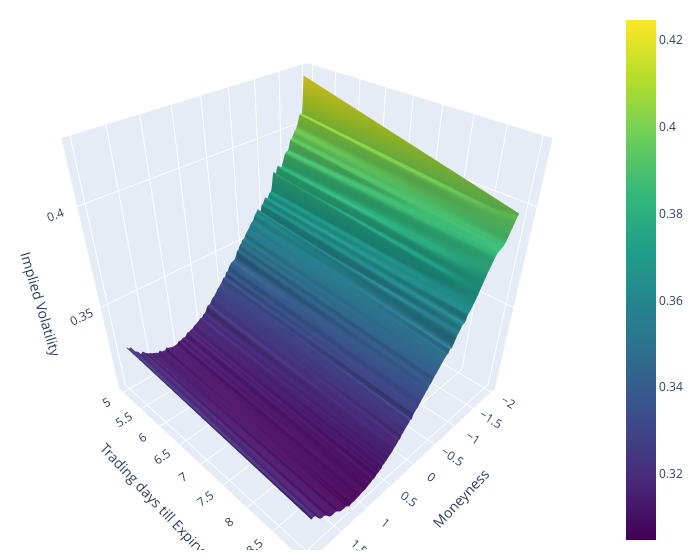

The notebook cell this image was saved under:
### Code cell
import pandas as pd
import numpy as np
from scipy.interpolate import griddata
import plotly.graph_objects as go

# Convert the string to a pandas Timestamp
date = pd.Timestamp('2019-01-11')

# Create a copy of pd_merged
pd_merged_copy = pd_merged.copy()

# Use the copy for the filtering
pd_merged_1 = pd_merged_copy[(pd_merged_copy["trading_days_till_exp"] <= 10) & (pd_merged_copy["m_category"] == "|m| ≤ 2") & (pd_merged_copy['cp_flag'] == 'C')]
# Filter the DataFrame for the 'NVDA' ticker and the specific date
df__nvda = pd_merged_1[(pd_merged_1['Ticker'] == 'AMZN') & (pd_merged_1['date'] == date)]

# Create a grid of x and y values
x = np.linspace(df__nvda['moneyness'].min(), df__nvda['moneyness'].max(), len(df__nvda['moneyness'].unique()))
y = np.linspace(df__nvda['trading_days_till_exp'].min(), df__nvda['trading_days_till_exp'].max(), len(df__nvda['trading_days_till_exp'].unique()))
x_grid, y_grid = np.meshgrid(x, y)

# Interpolate z values
z_grid = griddata((df__nvda['moneyness'], df__nvda['trading_days_till_exp']), df__nvda['impl_volatility'], (x_grid, y_grid), method='cubic')

# Create a 3D surface plot
fig = go.Figure(data=[go.Surface(x=x_grid, y=y_grid, z=z_grid, colorscale='Viridis')])

# Set labels
fig.update_layout(scene = dict(
                    xaxis_title='Moneyness',
                    yaxis_title='Trading days till Expiry',
                    zaxis_title='Implied Volatility'),
                    width=700,
                    margin=dict(r=20, b=10, l=10, t=10))

fig.show()

### Figure 1 — Plotly figure (JSON) as saved in the notebook; plotly's stock layout.template omitted (floating-point values rounded to 4 significant figures; data arrays with more than 128 entries replaced by an {"elided": "..."} marker saying what was removed)
{"data": [{"colorscale": [[0, "#440154"], [0.1111, "#482878"], [0.2222, "#3e4989"], [0.3333, "#31688e"], [0.4444, "#26828e"], [0.5556, "#1f9e89"], [0.6667, "#35b779"], [0.7778, "#6ece58"], [0.8889, "#b5de2b"], [1, "#fde725"]], "type": "surface", "x": {"elided": "2x211 float values"}, "y": {"elided": "2x211 int values"}, "z": {"elided": "2x211 float values"}}], "layout": {"margin": {"b": 10, "l": 10, "r": 20, "t": 10}, "scene": {"xaxis": {"title": {"text": "Moneyness"}}, "yaxis": {"title": {"text": "Trading days till Expiry"}}, "zaxis": {"title": {"text": "Implied Volatility"}}}, "width": 700}}
